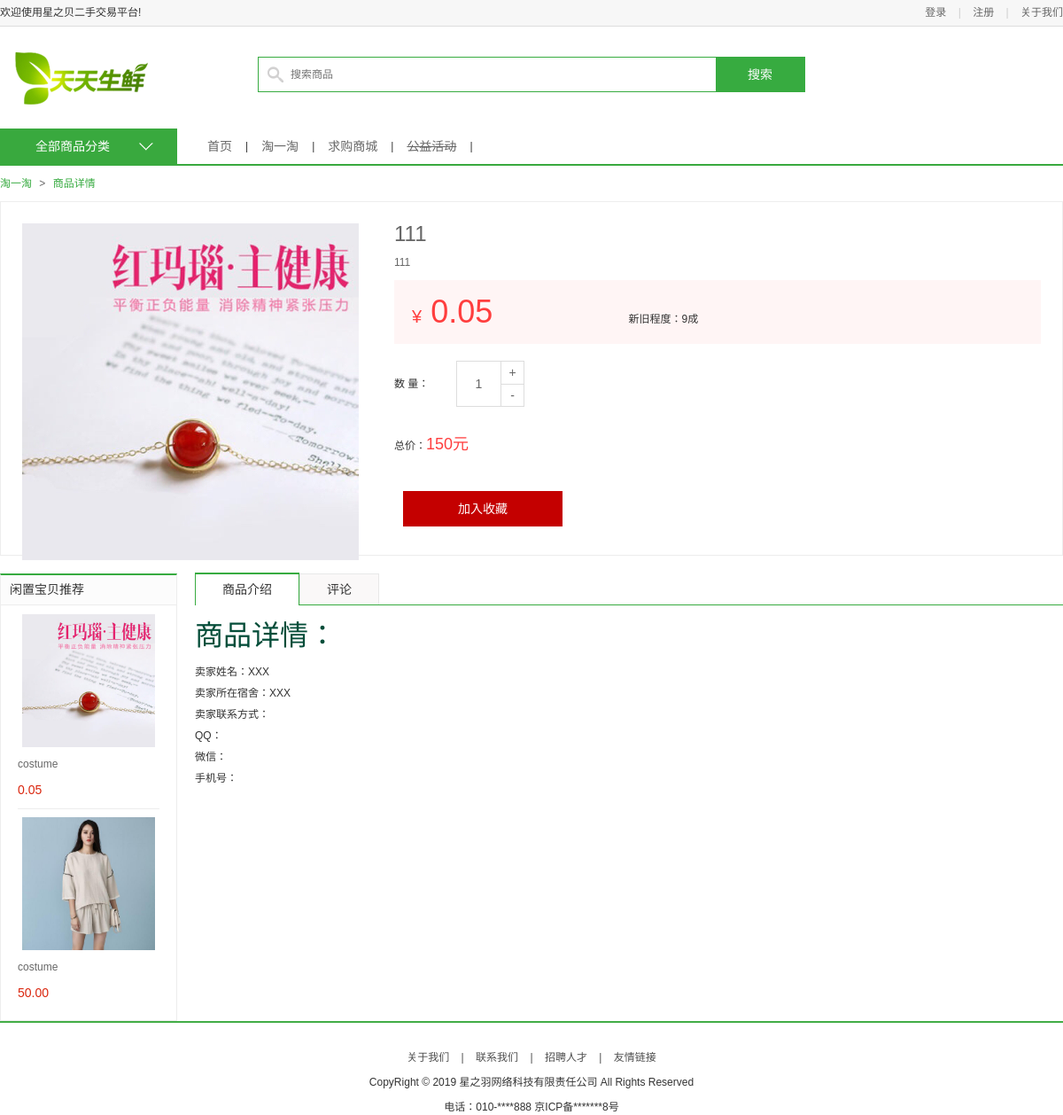
Before: /detail/?good_id=15 with the older database file.
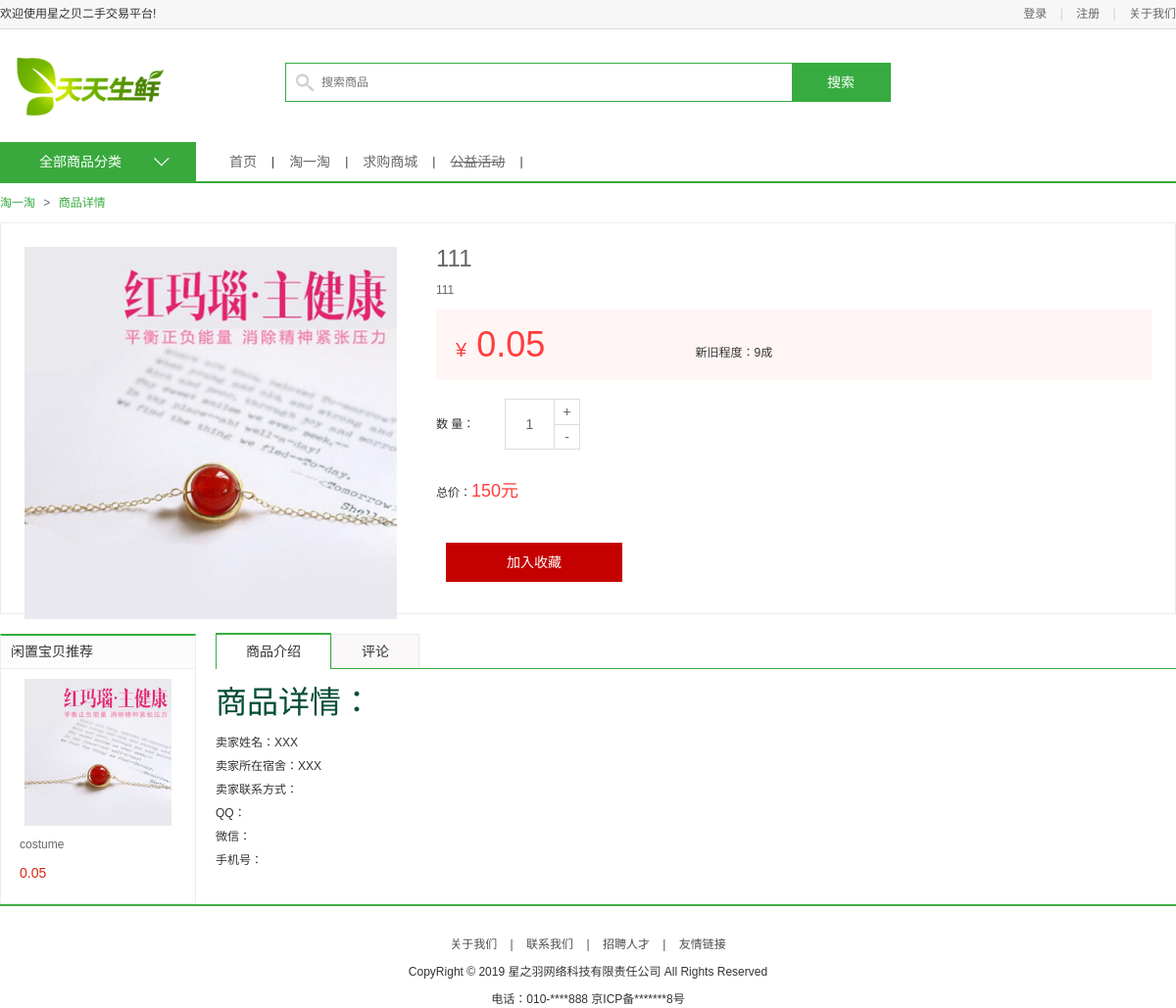
After: the same page with the newer database file.
### apps/df_goods/models.py (models this page shows, shortened)
class GoodsInfo(models.Model):
    DEGREE = (
        ('9', '9成'),
        ('8', '8成'),
        ('7', '7成'),
        ('6', '6成'),
        ('5', '5成以下'),
    )
    TYPE = (
        ('costume','服饰配饰'),
        ('electronics','数码科技'),
        ('sport','运动代步'),
        ('stationery','书籍文具'),
        ('game','虚拟产品'),
        ('other','其他'),
    )
    goods_introduce_default = """
<h1>卖家姓名：XXX</h1>

<h1>卖家所在宿舍：XXX</h1>

<h1>卖家联系方式：</h1>

    <h1>QQ：</h1>

    <h1>微信：</h1>

    <h1>手机号：</h1>




    """
    goods_pic = models.ImageField(upload_to='goods/%Y/%m', blank=True, verbose_name='商品图片')
    goods_name = models.CharField(max_length=30, verbose_name='商品名称')
    goods_detail = models.CharField(max_length=200, verbose_name='商品描述')
    goods_degree = models.CharField(verbose_name='商品新旧程度', choices=DEGREE, max_length=16)
    goods_introduce = HTMLField(verbose_name='商品介绍页', default=goods_introduce_default)
    goods_old_price = models.DecimalField(max_digits=5, decimal_places=2, verbose_name='商品原价(￥)', default=100)
    goods_price = models.DecimalField(max_digits=5, decimal_places=2, verbose_name='商品价格(￥)')
    goods_click = models.IntegerField(verbose_name='商品人气', default=0)
    goods_type = models.CharField(max_length=16, choices=TYPE, verbose_name='商品类型')
    isDelete = models.BooleanField(default=False, verbose_name='是否删除')
    is_recommend = models.BooleanField(default=False, verbose_name='首页推荐')
    add_time = models.DateTimeField(auto_now_add=True, verbose_name='商品添加时间')
    class Meta:
        verbose_name = '商品信息'
        verbose_name_plural = verbose_name

### apps/df_goods/views.py (the view)
# urls.py: path('detail/', Detail.as_view(),  name='detail'),
class Detail(View):
    def get(self, request):
        good_id = request.GET.get('good_id','')
        good = GoodsInfo.objects.get(id=good_id)
        good_type = good.goods_type  #取出类型
        good_type = GoodsInfo.objects.filter(goods_type=good_type)[:3]  #按类型查找
        good.goods_click += 1        #点击商品人气+1
        good.save()
        return render(request, 'detail.html', {
            'good': good,
            'good_ty':good_type
        })

### templates/detail.html (shortened to what this page needs)
{% extends 'base.html' %}
{% load static %}
{% block css %}
    <link rel="stylesheet" type="text/css" href="{% static 'css/style.css' %}">
{% endblock %}
{% block body %}
	<div class="navbar_con">
		<div class="navbar clearfix">
			<div class="subnav_con fl">
				<h1>全部商品分类</h1>
				<span></span>
			</div>
			<ul class="navlist fl">
				<li><a href="{% url 'goods:index' %}">首页</a></li>
				<li class="interval">|</li>
				<li><a href="{% url 'goods:list' 'all' %}">淘一淘</a></li>
				<li class="interval">|</li>
				<li><a href="">求购商城</a></li>
                <li class="interval">|</li>
				<li><a href="" style="text-decoration:line-through;" onclick="alert('暂未开发完成,敬请期待')">公益活动</a></li>
                <li class="interval">|</li>
			</ul>
		</div>
	</div>
	<div class="breadcrumb">
		<a href="{% url 'goods:list' 'all' %}">淘一淘</a>
		<span>></span>
		<a href="#">商品详情</a>
	</div>
	<div class="goods_detail_con clearfix">
		<div class="goods_detail_pic fl"><img src="{{ MEDIA_URL }}{{ good.goods_pic }}" width="380" height="380"></div>
		<div class="goods_detail_list fr">
			<h3>{{ good.goods_name }}</h3>
			<p>{{ good.goods_detail }}</p>
			<div class="prize_bar">
				<span class="show_pirze">¥<em>{{ good.goods_price }}</em></span>
				<span class="show_unit">新旧程度：{{ good.goods_degree }}成</span>
			</div>
			<div class="goods_num clearfix">
				<div class="num_name fl">数 量：</div>
				<div class="num_add fl">
					<input type="text" class="num_show fl" value="1">
					<a href="javascript:;" class="add fr">+</a>
					<a href="javascript:;" class="minus fr">-</a>
				</div>
			</div>
			<div class="total">总价：<em>150元</em></div>
			<div class="operate_btn">
				<a href="javascript:;" class="add_cart" id="add_cart">加入收藏</a>
			</div>
		</div>
	</div>
	<div class="main_wrap clearfix">
		<div class="l_wrap fl clearfix">
			<div class="new_goods">
				<h3>闲置宝贝推荐</h3>
				<ul>
                    {% for good_x in good_ty %}
                        <li>
						<a href="{% url 'goods:detail' %}?good_id={{ good_x.id }}"><img src="{{ MEDIA_URL }}{{ good_x.goods_pic }}"></a>
						<h4><a href="{% url 'goods:detail' %}?good_id={{ good_x.id }}">{{ good_x.goods_type }}</a></h4>
						<div class="prize">{{ good_x.goods_price }}</div>
					</li>
                    {% endfor %}
				</ul>
			</div>
		</div>
		<div class="r_wrap fr clearfix">
			<ul class="detail_tab clearfix">
				<li class="active">商品介绍</li>
				<li>评论</li>
			</ul>
			<div class="tab_content">
				<dl>
					<dt style="font-size: 32px">商品详情：</dt>
					<dd>{{ good.goods_introduce | safe }}</dd>
				</dl>
			</div>
		</div>
	</div>
{% endblock %}

### templates/base.html (shortened to what this page needs)
{% load static %}
<!DOCTYPE html>
<html lang="en">
<head>
    {% include 'base_css_js.html' %}
    {% block css %}
    {% endblock %}
</head>
<body>
	<div class="header_con">
		<div class="header">
			<div class="welcome fl">欢迎使用星之贝二手交易平台!</div>
			<div class="fr">
                {% if request.session.is_login %}
                    <div class="login_info fl">
                        欢迎您：<em>{{ request.session.user_name }}({{ request.session.user_sno }})</em>
                    </div>
                {% else %}
                    <div class="login_btn fl">
					    <a href="{% url 'user:login' %}">登录</a>
					    <span>|</span>
					    <a href="{% url 'user:register' %}">注册</a>
                        <span>|</span>
					    <a href="{% url 'user:register' %}">关于我们</a>
				    </div>
                {% endif %}
			</div>
		</div>
	</div>
	<div class="search_bar clearfix">
		<a href="{% url 'goods:index' %}" class="logo fl"><img src="{% static 'images/logo.png' %}"></a>
		<div class="search_con fl" >
            <form method="get" action="/search">
			        <input type="text" class="input_text fl" name="q" placeholder="搜索商品">
			        <input type="submit" class="input_btn fr" name="" value="搜索">
            </form>
		</div>
	</div>
{% block body %}
{% endblock %}
{% include 'base_foot.html' %}
</body>
</html>

### templates/base_css_js.html (shortened to what this page needs)
{% load static %}
<link rel="stylesheet" type="text/css" href="{% static 'css/reset.css' %}">
<link rel="stylesheet" type="text/css" href="{% static 'css/main.css' %}">

### templates/base_foot.html
	<div class="footer no-mp">
		<div class="foot_link">
			<a href="#">关于我们</a>
			<span>|</span>
			<a href="#">联系我们</a>
			<span>|</span>
			<a href="#">招聘人才</a>
			<span>|</span>
			<a href="#">友情链接</a>
		</div>
		<p>CopyRight © 2019 星之羽网络科技有限责任公司 All Rights Reserved</p>
		<p>电话：010-****888    京ICP备*******8号</p>
	</div>

### static/css/style.css (style rules this page uses)
fieldset,img { border:0; }
ol,ul { list-style:none;list-style-position:outside; }
address,caption,cite,code,dfn,em,i,strong,th,var,optgroup { font-style:normal;font-weight:normal; }
body,button,input,select,textarea { font:12px/1.5 微软雅黑,arial,sans-serif; }
button,input,select,textarea,h1,h2,h3,h4,h5,h6 { font-size:100%; }
body { color:#333;min-width: 1120px; }
a { color:#333;text-decoration:none; }

Changed rows visible on the page:
removed GoodsInfo: goods_pic (picture), goods_type "costume", goods_price "50.00"
